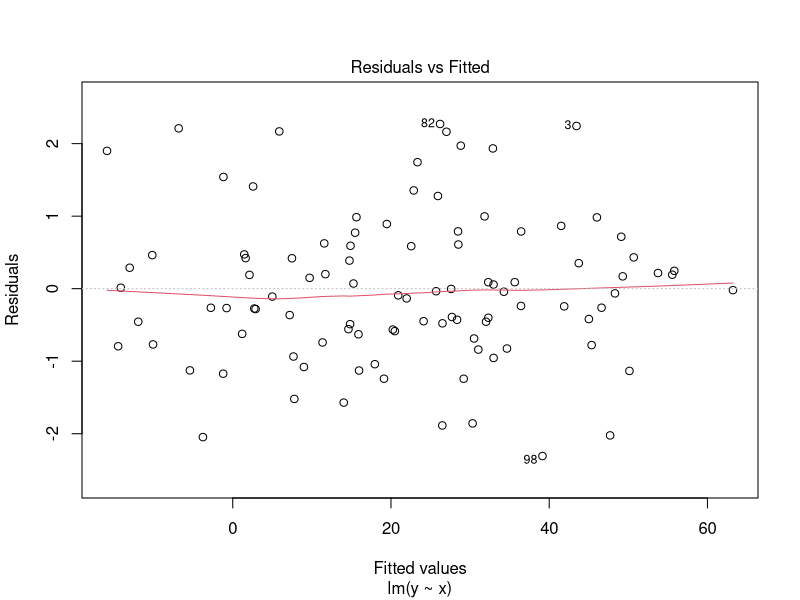
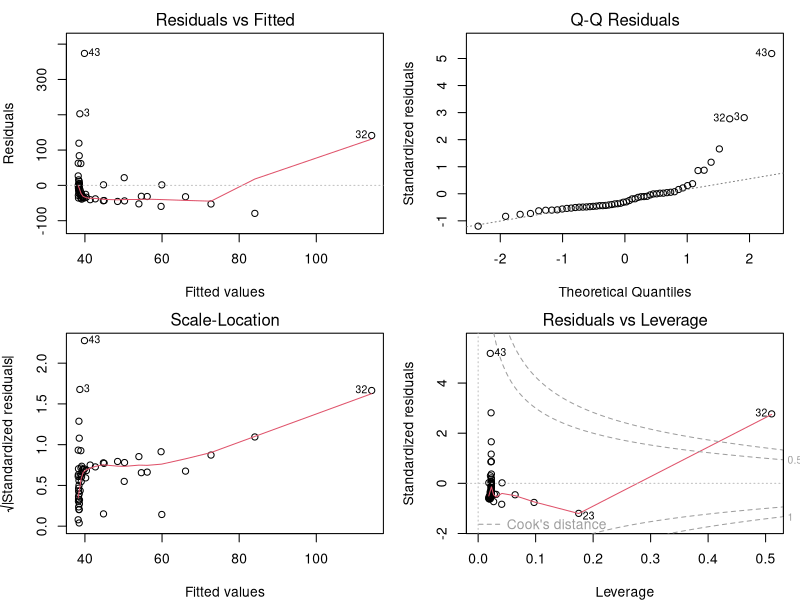
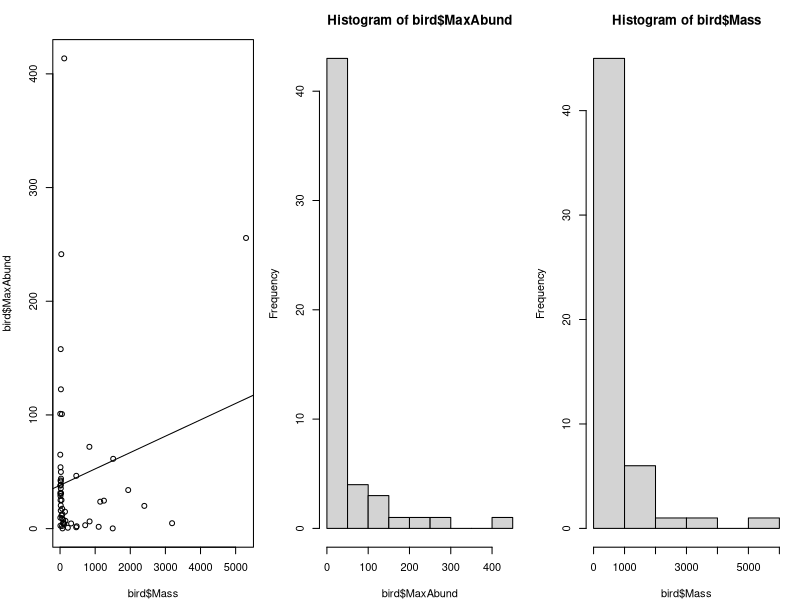
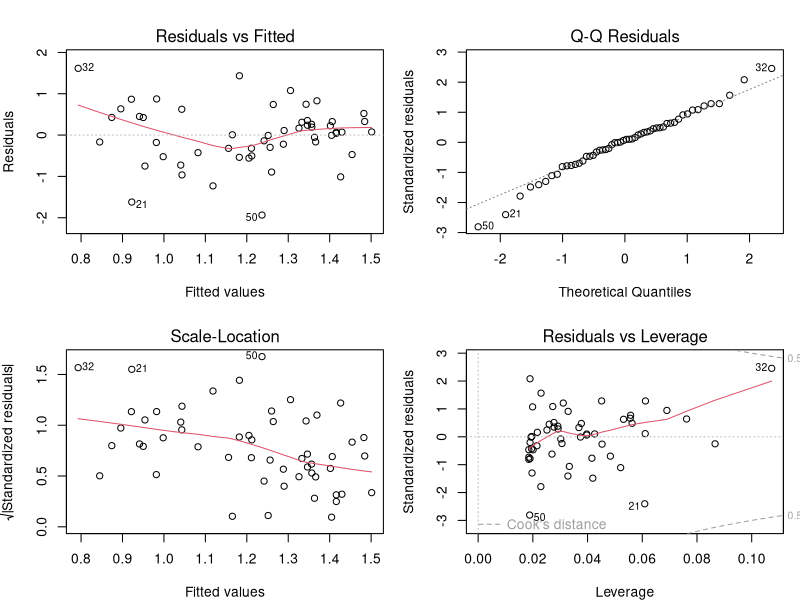
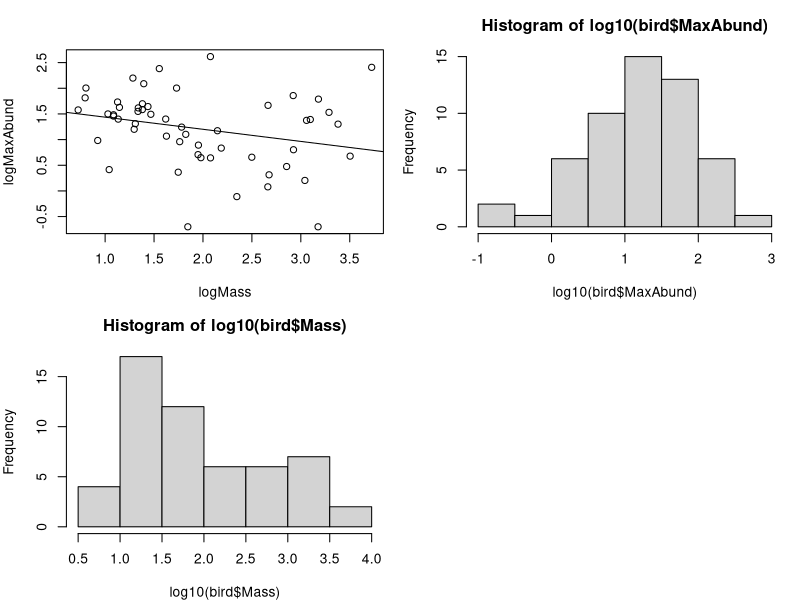
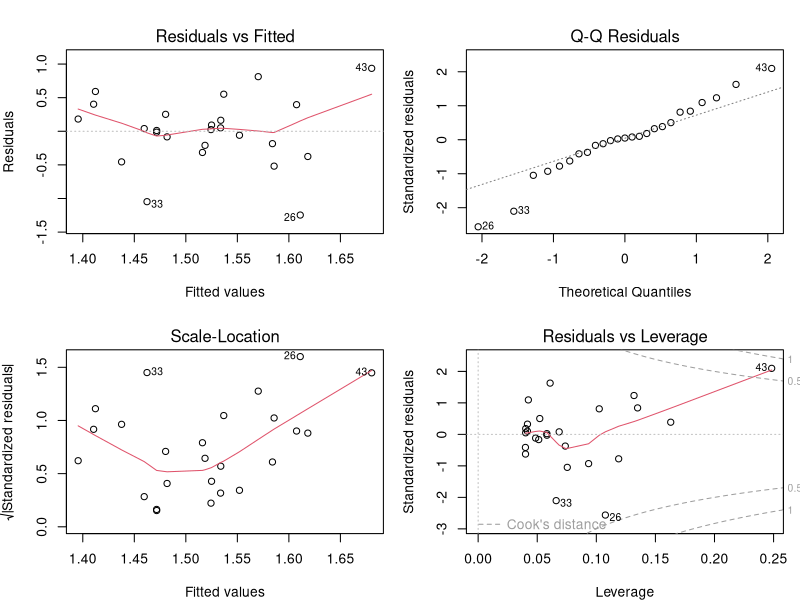
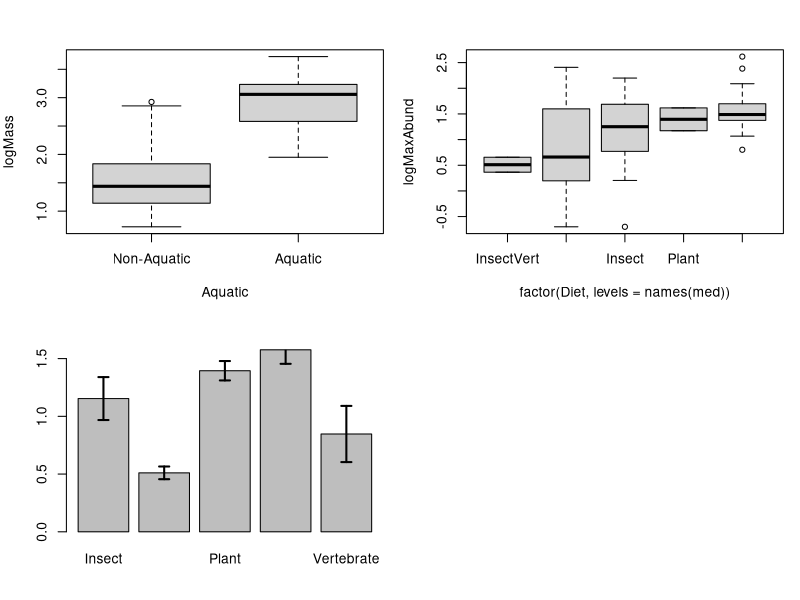
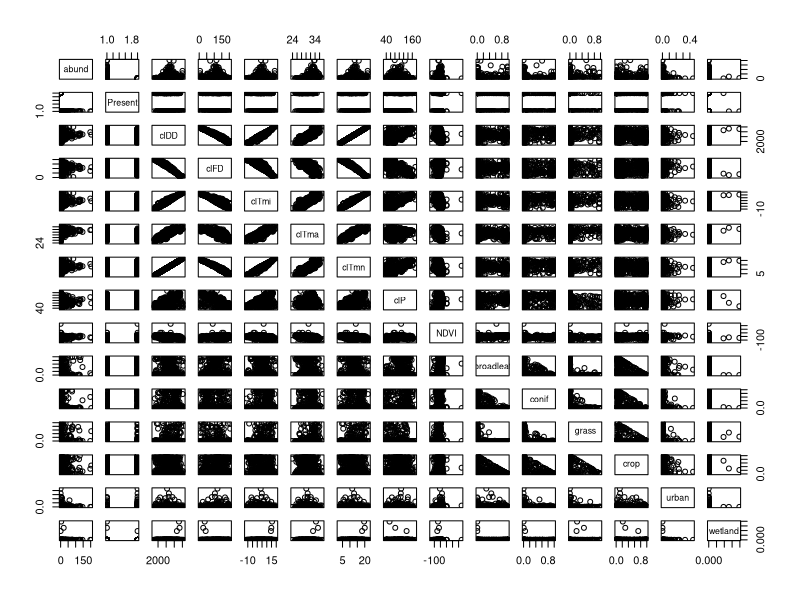

Generate these figures, in order, with R: (Note: this script raises an error after producing the figures.)
## ---- chunk 1
knitr::opts_chunk$set(
  comment = "#",
  collapse = TRUE,
  warning = FALSE,
  message = FALSE,
  fig.width=6, fig.height=6,
  fig.align = 'center'
)
## ---- chunk 2
options(repos=structure(c(CRAN="http://cran.r-project.org")))
## ---- chunk 3
if (!require(dplyr)) install.packages("dplyr")
library(dplyr)

if (!require(kableExtra)) install.packages("kableExtra")
library(kableExtra)

if (!require(vegan)) install.packages("vegan")
library(vegan)

if (!require(e1071)) install.packages("e1071")
library(e1071)

if (!require(MASS)) install.packages("MASS")
library(MASS)

if (!require(car)) install.packages("car")
library(car)

if (!require(effects)) install.packages("effects")
#library(effects)

## ---- chunk 4
bird <- read.csv("Scripts_and_data/birdsdiet.csv")
## ---- chunk 5
str(bird)
## ---- chunk 6
str(bird)
## ---- chunk 7
lm1 <- lm(MaxAbund ~ Mass, data = bird)
## ---- chunk 8
  set.seed(1234564)
  x <- rnorm(100,10,10)
  y <- 2*x+0 + rnorm(100)
  lm <- lm(y~x)
  plot(lm, which = 1)
## ---- chunk 9
par(mfrow=c(2,2), mar = c(4,4,2,1), oma =c(0,0,0,0))
plot(lm1)
## ---- chunk 10
par(mfrow=c(1,3), mar = c(4,4,3,1))
plot(bird$MaxAbund ~ bird$Mass)
abline(lm1)
hist(bird$MaxAbund)
hist(bird$Mass)
## ---- chunk 11
shapiro.test(bird$MaxAbund)
shapiro.test(bird$Mass)
## ---- chunk 12
skewness(bird$MaxAbund)
skewness(bird$Mass)
## ---- chunk 13
bird$logMaxAbund <- log10(bird$MaxAbund)
bird$logMass <- log10(bird$Mass)
## ---- chunk 14
lm2 <- lm(logMaxAbund ~ logMass, data = bird)
## ---- chunk 15
par(mfrow=c(2,2), mar=c(4,4,3,1))
plot(lm2)
## ---- chunk 16
plot(logMaxAbund ~ logMass, data=bird)
abline(lm2)
hist(log10(bird$MaxAbund))
hist(log10(bird$Mass))
## ---- chunk 17
summary(lm2)
## ---- chunk 18
lm3 <- lm(logMaxAbund~logMass, data=bird, subset=!bird$Aquatic)
# removes aquatic birds (= TRUE)
# or equivalently
lm3 <- lm(logMaxAbund~logMass, data=bird, subset=bird$Aquatic == 0)
## ---- chunk 19
# Run the model
lm4 <- lm(logMaxAbund ~ logMass, data=bird, subset=bird$Passerine == 1)

# Examine the diagnostic plots
par(mfrow=c(2,2))
plot(lm4)
summary(lm4)

# Compare variance explained by lm2, lm3 and lm4
str(summary(lm4))

# Recall: we want adj.r.squared
summary(lm4)$adj.r.squared # R2-adj = -0.02
summary(lm2)$adj.r.squared # R2-adj = 0.05
summary(lm3)$adj.r.squared # R2-adj = 0.25
## ---- chunk 20
boxplot(logMass ~ Aquatic,
        data = bird,
        names = c("Non-Aquatic",
                  "Aquatic"))
## ---- chunk 21
var.test(logMass ~ Aquatic, data = bird)
## ---- chunk 22
ttest1 <- t.test(logMass ~ Aquatic, var.equal = TRUE, data = bird)

# Or use lm()
ttest.lm1 <- lm(logMass ~ Aquatic, data=bird)
## ---- chunk 23
ttest1$statistic^2
anova(ttest.lm1)$F
# answer: F=60.3845 in both cases
## ---- chunk 24
# Unilateral t-test
uni.ttest1 <- t.test(logMass ~ Aquatic,
                     var.equal = TRUE,
                     data = bird,
                     alternative = "less")
uni.ttest1
## ---- chunk 25
uni.ttest1
## ---- chunk 26
med <- sort(tapply(bird$logMaxAbund,
                   bird$Diet, median))
boxplot(logMaxAbund ~ factor(Diet,
                             levels = names(med)),
        data = bird)
## ---- chunk 27
anov1 <- lm(logMaxAbund ~ Diet,
            data = bird)
anova(anov1)
## ---- chunk 28
aov1 <- aov(logMaxAbund ~ Diet,
            data = bird)
summary(aov1)
## ---- chunk 29
anova(anov1)
## ---- chunk 30
summary(aov1)
## ---- chunk 31
bartlett.test(logMaxAbund ~ Diet,
              data = bird)
## ---- chunk 32
shapiro.test(resid(anov1))
## ---- chunk 33
summary(anov1)
## ---- chunk 34
TukeyHSD(aov(anov1),
         ordered=T)
## ---- chunk 35
sd <- tapply(bird$logMaxAbund, list(bird$Diet), sd)
means <- tapply(bird$logMaxAbund, list(bird$Diet), mean)
n <- length(bird$logMaxAbund)
se <- 1.96*sd/sqrt(n)
bp <- barplot(means)
epsilon = 0.1
segments(bp, means - se, bp, means + se, lwd=2)
segments(bp - epsilon, means - se, bp + epsilon, means - se, lwd = 2)
segments(bp - epsilon, means + se, bp + epsilon, means + se, lwd = 2)
## ---- chunk 36
anov2 <- lm(logMaxAbund ~ Diet*Aquatic,
            data = bird)
summary(anov2)
anova(anov2)
## ---- chunk 37
ancov1 <- lm(logMaxAbund ~ logMass*Diet,
             data = bird)
anova(ancov1)
## ---- chunk 38
ancov2 <- lm(logMaxAbund ~ logMass + Diet,
             data = bird)
anova(ancov2)

## ---- chunk 39
Dickcissel = read.csv("Scripts_and_data/dickcissel.csv")
## ---- chunk 40
str(Dickcissel)
## ---- chunk 41
plot(Dickcissel) # May take some time
## ---- chunk 42
lm.mult <- lm(abund ~ clTma + NDVI + grass,
              data = Dickcissel)
summary(lm.mult)
## ---- chunk 43
par(mfrow=c(2,2))
plot(lm.mult)
## ---- chunk 44
summary(lm.mult)
## ---- chunk 45
par(mfrow=c(1,3))
plot(abund ~ clTma, data = Dickcissel)
plot(abund ~ NDVI,  data = Dickcissel)
plot(abund ~ grass, data = Dickcissel)
## ---- chunk 46
lm.full <- lm(abund ~ . - Present,
              data = Dickcissel)
lm.step <- step(lm.full)

# ?step
## ---- chunk 47
summary(lm.full)
## ---- chunk 48
summary(lm.step)
## ---- chunk 49
tapply(bird$logMaxAbund,
       bird$Diet,
       mean)
coef(anov1)
coef(anov1)[1] + coef(anov1)[2] # InsectVert
coef(anov1)[1] + coef(anov1)[3] # Plant
## ---- chunk 50
bird$Diet2 <- relevel(bird$Diet, ref="Plant")
anov2 <- lm(logMaxAbund ~ Diet2,
            data = bird)
summary(anov2)
anova(anov2)
## ---- chunk 51
bird$Diet2 <- factor(bird$Diet, levels=names(med))
anov2 <- lm(logMaxAbund ~ Diet2,
            data = bird)
summary(anov2)
anova(anov2)
## ---- chunk 52
sum(contrasts(bird$Diet)[,1])
sum(contrasts(bird$Diet)[,1]*contrasts(bird$Diet)[,2])
## ---- chunk 53
options(contrasts=c("contr.helmert", "contr.poly"))
sum(contrasts(bird$Diet)[,1])
sum(contrasts(bird$Diet)[,1]*contrasts(bird$Diet)[,2])
anov3 <- lm(logMaxAbund ~ Diet,
            data = bird)
summary(anov3)
## ---- chunk 54
table(bird$Aquatic)
## ---- chunk 55
unb.anov1 <- lm(logMaxAbund ~ Aquatic + Diet, data = bird)
unb.anov2 <- lm(logMaxAbund ~ Diet + Aquatic, data = bird)
anova(unb.anov1)
anova(unb.anov2)
## ---- chunk 56
library(car)
Anova(unb.anov1, type = "III")
Anova(unb.anov2, type = "III")
## ---- chunk 57

poly.reg=data.frame(Degree = 0:5,
                    Name = c("Constant","Linear","Quadratic",
                             "Cubic","Quartic","Quintic"),
                    Example = c("\\(3\\)",
                                "\\(x+9\\)",
                                "\\(x^2-x+4\\)",
                                "\\(x^3-x^2+5\\)",
                                "\\(6x^4-x^3+x-2\\)",
                                "\\(x^5-3x^3+x^2+8\\)"))
# knitr::kable(poly.reg, format = "html")
knitr::kable(poly.reg, format = "html", escape=FALSE)
## ---- chunk 58
lm.linear <- lm(abund ~ clDD, data = Dickcissel)
lm.quad   <- lm(abund ~ clDD + I(clDD^2), data = Dickcissel)
lm.cubic  <- lm(abund ~ clDD + I(clDD^2) + I(clDD^3), data = Dickcissel)
## ---- chunk 59
mod <- lm(clDD ~ clFD + clTmi + clTma + clP + grass, data = Dickcissel)
vif(mod)
## ---- chunk 60
library(vegan)
part.lm = varpart(Dickcissel$abund,
                  Dickcissel[ ,c("clDD","clFD","clTmi","clTma","clP")],
                  Dickcissel[ ,c("broadleaf","conif","grass","crop", "urban","wetland")])
part.lm

showvarparts(2)

plot(part.lm,
     digits = 2,
     bg = rgb(48,225,210,80,
              maxColorValue=225),
     col = "turquoise4")
## ---- chunk 61
# Climate set
out.1 = rda(Dickcissel$abund,
            Dickcissel[ ,c("clDD", "clFD","clTmi","clTma","clP")],
            Dickcissel[ ,c("broadleaf","conif","grass","crop", "urban","wetland")])
anova(out.1,
      step = 1000,
      perm.max = 1000)

# Land cover set
out.2 = rda(Dickcissel$abund,
            Dickcissel[ ,c("broadleaf","conif","grass","crop", "urban", "wetland")],
            Dickcissel[ ,c("clDD","clFD","clTmi", "clTma","clP")])
anova(out.2,
      step = 1000,
      perm.max = 1000)
